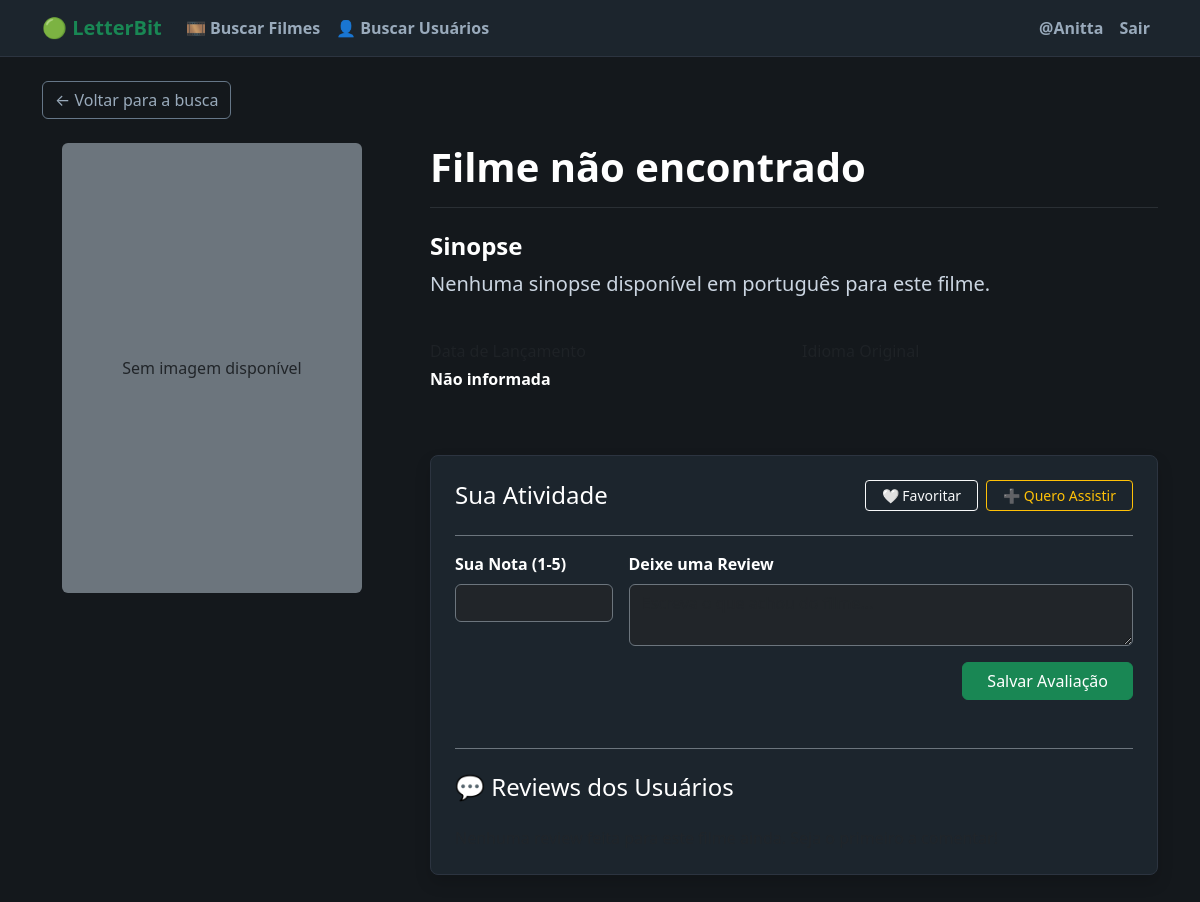
Page /movies/1692331/ (signed in) on the earlier database version.
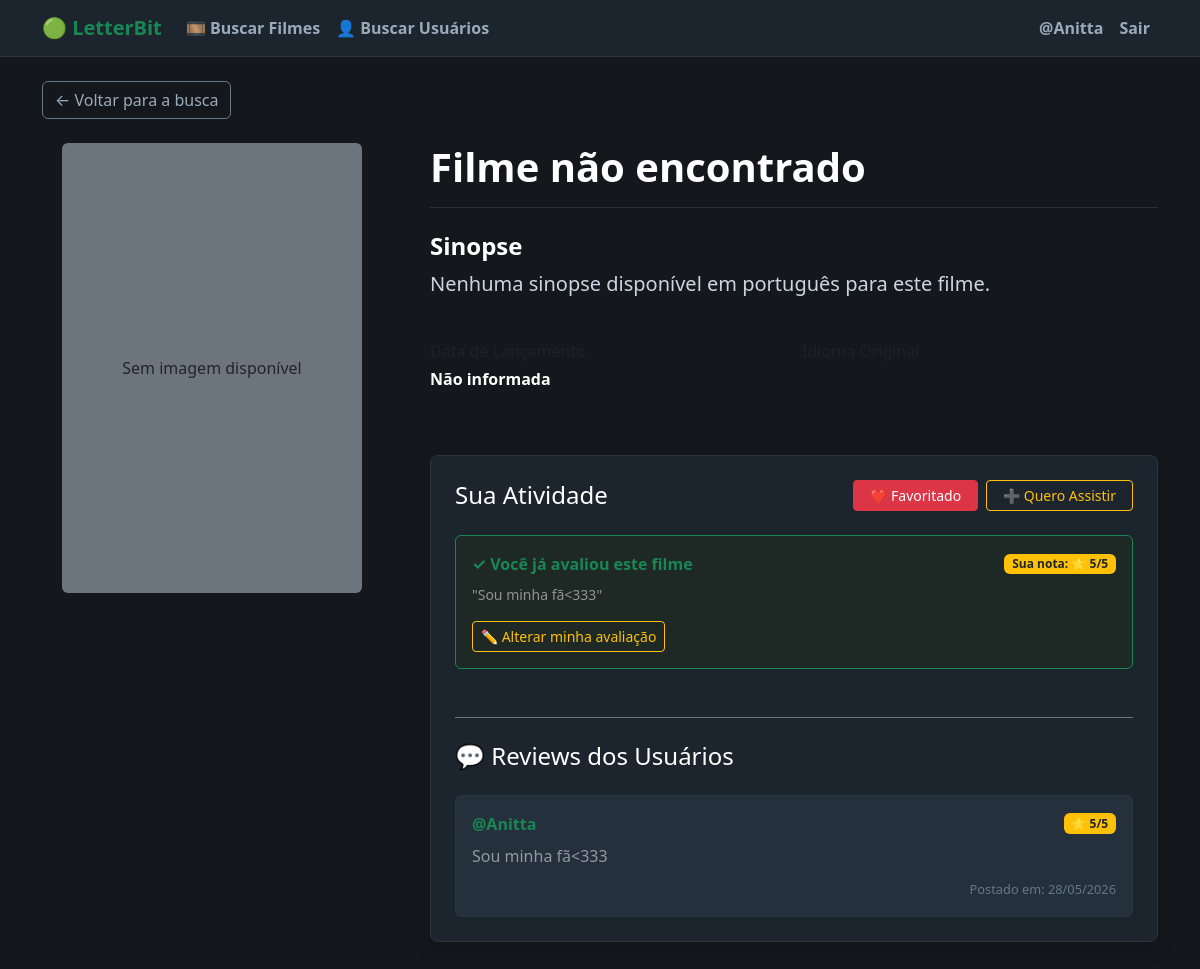
Same page on the later database version.
### interactions/models.py (models this page shows, shortened)
class Review(models.Model):
    user = models.ForeignKey(settings.AUTH_USER_MODEL, on_delete=models.CASCADE, related_name='reviews')
    movie = models.ForeignKey(Movie, on_delete=models.CASCADE, related_name='reviews')
    rating = models.IntegerField(choices=[(1, '1★'), (2, '2★'), (3, '3★'), (4, '4★'), (5, '5★')])
    comment = models.TextField(blank=True)
    created_at = models.DateTimeField(auto_now_add=True)
    updated_at = models.DateTimeField(auto_now=True)
    class Meta:
        unique_together = ['user', 'movie']

### movies/views.py (the view)
# urls.py: path('<int:movie_id>/', views.movie_detail, name='movie_detail'),
def movie_detail(request, movie_id):
    service = TMDBService()
    movie_api = service.get_movie_details(movie_id)
    if not movie_api:
        movie_api = {'id': movie_id, 'title': 'Filme não encontrado'}
    movie_db, created = Movie.objects.get_or_create(
        tmdb_id=movie_id,
        defaults={
            'title': movie_api.get('title', 'Filme sem título')
        }
    )
    reviews = Review.objects.filter(movie=movie_db).select_related('user')
    user_rating = None
    is_favorited = False
    is_in_watchlist = False
    if request.user.is_authenticated:
        user_review = Review.objects.filter(user=request.user, movie=movie_db).first()
        if user_review:
            user_rating = user_review.rating
        is_favorited = Favorite.objects.filter(user=request.user, movie=movie_db).exists()
        is_in_watchlist = Watchlist.objects.filter(user=request.user, movie=movie_db).exists()
    context = {
        'movie': movie_api,       # Dados da API (capa, sinopse, ano)
        'movie_db': movie_db,     # Instância do banco de dados para os formulários
        'reviews': reviews,       # Lista de comentários
        'user_rating': user_rating,
        'is_favorited': is_favorited,
        'is_in_watchlist': is_in_watchlist,
    }
    return render(request, 'movies/movie_detail.html', context)

### movies/services.py (called while the page is built)
    def get_movie_details(self, movie_id):
        url = f"{self.base_url}/movie/{movie_id}"
        params = {
            'api_key': self.api_key,
            'language': self.language
        }
        try:
            response = requests.get(url, params=params)
            return response.json()
        except requests.RequestException:
            return None

### movies/templates/movies/movie_detail.html (shortened to what the changed rows need)
{% extends 'base.html' %}
{% block content %}
    <div class="container mb-5">
        {% if movie %}
            <div class="row g-5">
                <div class="col-md-8">
                    <div class="d-flex align-items-center gap-3 flex-wrap mb-2">
                        <h1 class="movie-title my-0">{{ movie.title }}</h1>
                    </div>
                    <div class="interaction-card p-4 mt-5 shadow">
                        {% if user.is_authenticated %}
                            <div class="d-flex align-items-center justify-content-between flex-wrap gap-3 mb-4">
                                <div class="d-flex gap-2">
                                    <form action="/interactions/favorite/{{ movie_db.tmdb_id }}/" method="POST" class="m-0">
                                        {% if is_favorited %}
                                            <button type="submit" class="btn btn-danger btn-sm px-3">❤️ Favoritado</button>
                                        {% else %}
                                            <button type="submit" class="btn btn-outline-light btn-sm px-3">🤍 Favoritar</button>
                                        {% endif %}
                                    </form>
                                </div>
                            </div>
                            {% if user_rating %}
                                <div class="p-3 mb-4 rounded border border-success" style="background-color: #1e2925;">
                                    <div class="d-flex justify-content-between align-items-center mb-2">
                                        <span class="text-success fw-bold">✓ Você já avaliou este filme</span>
                                        <span class="badge bg-warning text-dark fw-bold">Sua nota: ⭐ {{ user_rating }}/5</span>
                                    </div>
                                    <p class="text-white-50 small mb-3 italic">
                                        "{% for r in reviews %}{% if r.user == user %}{{ r.comment }}{% endif %}{% endfor %}"
                                    </p>
                                    <button class="btn btn-outline-warning btn-sm" type="button" data-bs-toggle="collapse" data-bs-target="#collapseEditForm">
                                        ✏️ Alterar minha avaliação
                                    </button>
                                </div>
                            {% else %}
                                <form action="/interactions/review/{{ movie_db.tmdb_id }}/" method="POST" class="border-top border-secondary pt-3">
                                    <div class="row g-3">
                                        <div class="col-sm-3">
                                            <label for="rating" class="form-label text-white fw-semibold">Sua Nota (1-5)</label>
                                            <input type="number" name="rating" id="rating" min="1" max="5" class="form-control bg-dark text-white border-secondary" required>
                                        </div>
                                        <div class="col-sm-9">
                                            <label for="comment" class="form-label text-white fw-semibold">Deixe uma Review</label>
                                            <textarea name="comment" id="comment" class="form-control bg-dark text-white border-secondary" rows="2" placeholder="Escreva o que achou do filme..." required></textarea>
                                        </div>
                                    </div>
                                    <div class="text-end mt-3">
                                        <button type="submit" class="btn btn-success px-4">Salvar Avaliação</button>
                                    </div>
                                </form>
                            {% endif %}
                        {% else %}
                            <div class="text-center py-2">
                                <p class="text-muted m-0">🔒 <a href="{% url 'login' %}" class="text-success fw-bold text-decoration-none">Faça login</a> para favoritar ou deixar uma avaliação neste filme.</p>
                            </div>
                        {% endif %}
                        <div class="reviews-list mt-5 border-top border-secondary pt-4">
                            {% if reviews %}
                                <div class="row g-3">
                                    {% for review in reviews %}
                                        <div class="col-12">
                                            <div class="card review-card shadow-sm">
                                                <div class="card-body">
                                                    <div class="d-flex justify-content-between align-items-center mb-2">
                                                        <strong class="text-success">@{{ review.user.username }}</strong>
                                                        <span class="badge bg-warning text-dark fw-bold">⭐ {{ review.rating }}/5</span>
                                                    </div>
                                                    <p class="card-text my-2 text-white-50">{{ review.comment }}</p>
                                                    <div class="text-end">
                                                        <small style="font-size: 0.8rem; color: #678;">Postado em: {{ review.created_at|date:"d/m/Y" }}</small>
                                                    </div>
                                                </div>
                                            </div>
                                        </div>
                                    {% endfor %}
                                </div>
                            {% else %}
                                <p class="text-muted italic mb-0">Nenhuma review feita para este filme ainda. Seja o primeiro a comentar!</p>
                            {% endif %}
                        </div>
                    </div>
                </div>
            </div>
        {% else %}
            <div class="alert alert-danger text-center my-5" role="alert">
                Não foi possível carregar as informações deste filme. Por favor, tente novamente mais tarde.
            </div>
        {% endif %}
    </div>
{% endblock %}

Differences in the rows shown:
added Review: comment "Sou minha fã<333", user.username "Anitta", rating "5", created_at "28/05/2026"
Other differences:
{{ user_rating }}: (not shown) → "5"
text no longer shown: "🤍 Favoritar Sua Nota (1-5) Deixe uma Review Salvar Avaliação"
text now shown: "❤️ Favoritado ✓ Você já avaliou este filme Sua nota: ⭐ /5 \" \" ✏️ Alterar minha avaliação"
